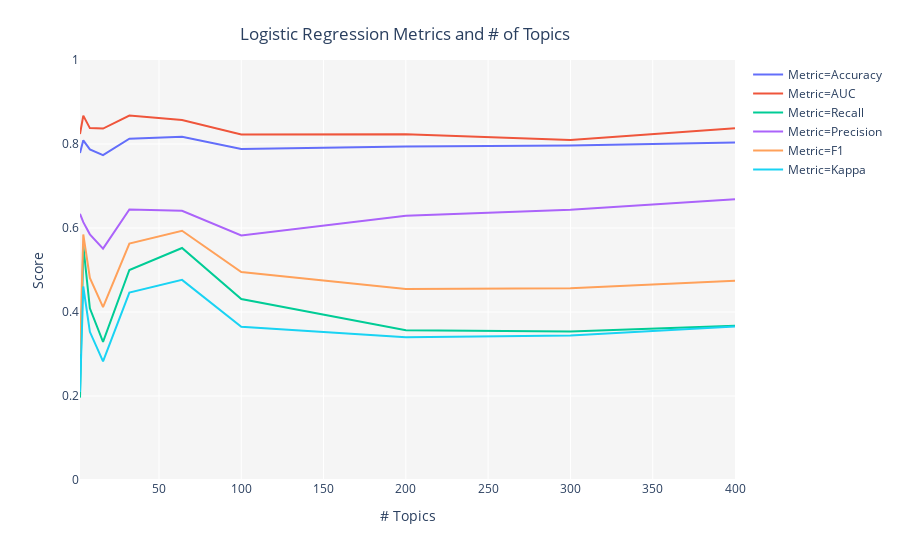

Write notebook code for a chart like this one.
### Code cell
tuned_model = tune_model(model='lda', multi_core = True, supervised_target='status')

### Figure 1 — Plotly figure (JSON) as saved in the notebook; plotly's stock layout.template omitted (floating-point values rounded to 4 significant figures)
{"data": [{"hoverlabel": {"namelength": 0}, "hovertemplate": "Metric=Accuracy<br># Topics=%{x}<br>Score=%{y}", "legendgroup": "Metric=Accuracy", "line": {"color": "#636efa", "dash": "solid", "shape": "linear"}, "mode": "lines", "name": "Metric=Accuracy", "showlegend": true, "type": "scatter", "x": [2, 4, 8, 16, 32, 64, 100, 200, 300, 400], "xaxis": "x", "y": [0.7787, 0.8087, 0.7873, 0.7733, 0.8127, 0.8173, 0.788, 0.794, 0.7967, 0.8033], "yaxis": "y"}, {"hoverlabel": {"namelength": 0}, "hovertemplate": "Metric=AUC<br># Topics=%{x}<br>Score=%{y}", "legendgroup": "Metric=AUC", "line": {"color": "#EF553B", "dash": "solid", "shape": "linear"}, "mode": "lines", "name": "Metric=AUC", "showlegend": true, "type": "scatter", "x": [2, 4, 8, 16, 32, 64, 100, 200, 300, 400], "xaxis": "x", "y": [0.8237, 0.8675, 0.8378, 0.8368, 0.8676, 0.8571, 0.8226, 0.8231, 0.8095, 0.8376], "yaxis": "y"}, {"hoverlabel": {"namelength": 0}, "hovertemplate": "Metric=Recall<br># Topics=%{x}<br>Score=%{y}", "legendgroup": "Metric=Recall", "line": {"color": "#00cc96", "dash": "solid", "shape": "linear"}, "mode": "lines", "name": "Metric=Recall", "showlegend": true, "type": "scatter", "x": [2, 4, 8, 16, 32, 64, 100, 200, 300, 400], "xaxis": "x", "y": [0.1961, 0.558, 0.4088, 0.3287, 0.5, 0.5525, 0.4309, 0.3564, 0.3536, 0.3674], "yaxis": "y"}, {"hoverlabel": {"namelength": 0}, "hovertemplate": "Metric=Precision<br># Topics=%{x}<br>Score=%{y}", "legendgroup": "Metric=Precision", "line": {"color": "#ab63fa", "dash": "solid", "shape": "linear"}, "mode": "lines", "name": "Metric=Precision", "showlegend": true, "type": "scatter", "x": [2, 4, 8, 16, 32, 64, 100, 200, 300, 400], "xaxis": "x", "y": [0.6339, 0.614, 0.585, 0.5509, 0.6441, 0.641, 0.5821, 0.6293, 0.6432, 0.6683], "yaxis": "y"}, {"hoverlabel": {"namelength": 0}, "hovertemplate": "Metric=F1<br># Topics=%{x}<br>Score=%{y}", "legendgroup": "Metric=F1", "line": {"color": "#FFA15A", "dash": "solid", "shape": "linear"}, "mode": "lines", "name": "Metric=F1", "showlegend": true, "type": "scatter", "x": [2, 4, 8, 16, 32, 64, 100, 200, 300, 400], "xaxis": "x", "y": [0.2996, 0.5847, 0.4813, 0.4118, 0.563, 0.5935, 0.4952, 0.455, 0.4563, 0.4742], "yaxis": "y"}, {"hoverlabel": {"namelength": 0}, "hovertemplate": "Metric=Kappa<br># Topics=%{x}<br>Score=%{y}", "legendgroup": "Metric=Kappa", "line": {"color": "#19d3f3", "dash": "solid", "shape": "linear"}, "mode": "lines", "name": "Metric=Kappa", "showlegend": true, "type": "scatter", "x": [2, 4, 8, 16, 32, 64, 100, 200, 300, 400], "xaxis": "x", "y": [0.2094, 0.4607, 0.3528, 0.2823, 0.4462, 0.4765, 0.3648, 0.3398, 0.344, 0.3655], "yaxis": "y"}], "layout": {"legend": {"tracegroupgap": 0}, "margin": {"t": 60}, "plot_bgcolor": "rgb(245,245,245)", "title": {"text": "Logistic Regression Metrics and # of Topics", "x": 0.45, "xanchor": "center", "y": 0.95, "yanchor": "top"}, "xaxis": {"anchor": "y", "domain": [0, 1], "title": {"text": "# Topics"}}, "yaxis": {"anchor": "x", "domain": [0, 1], "range": [0, 1], "title": {"text": "Score"}}}}
